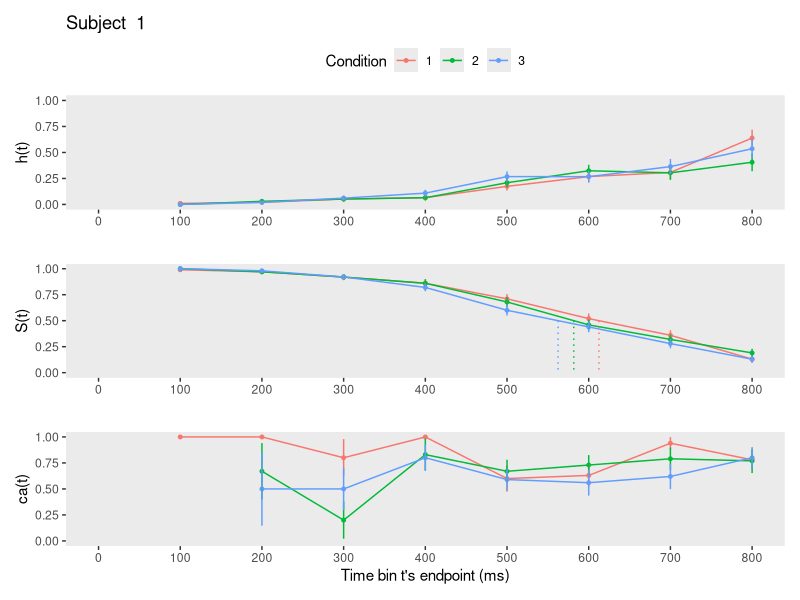
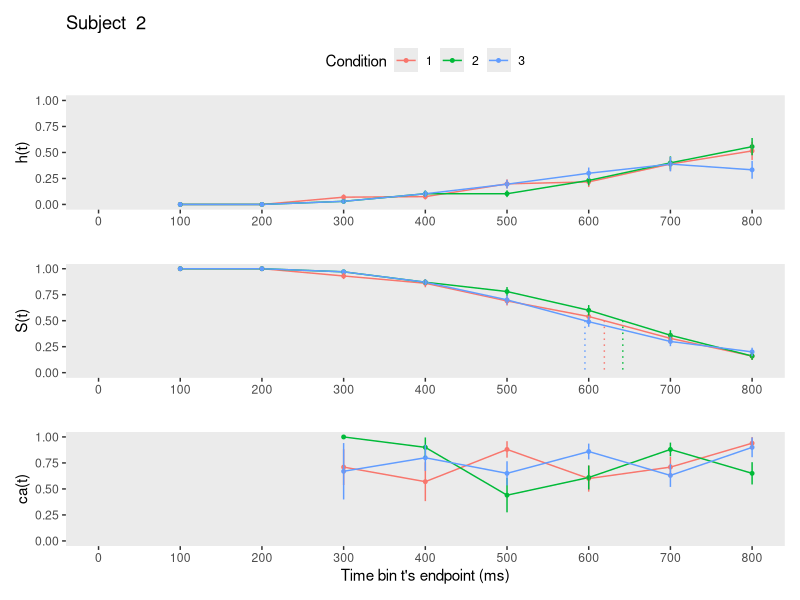
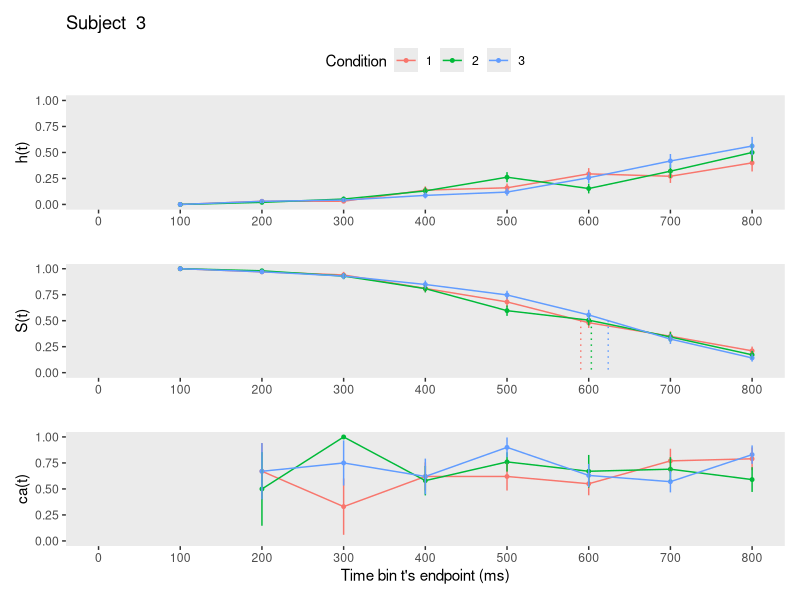
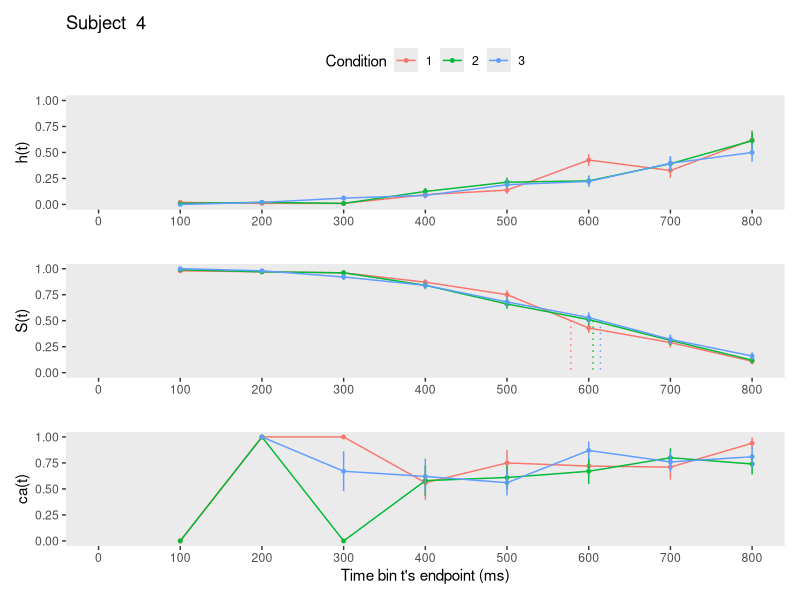
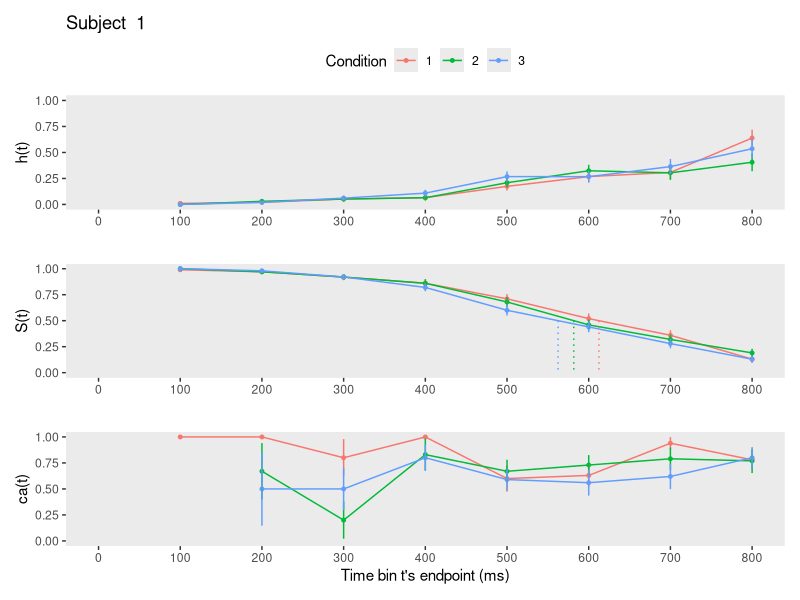
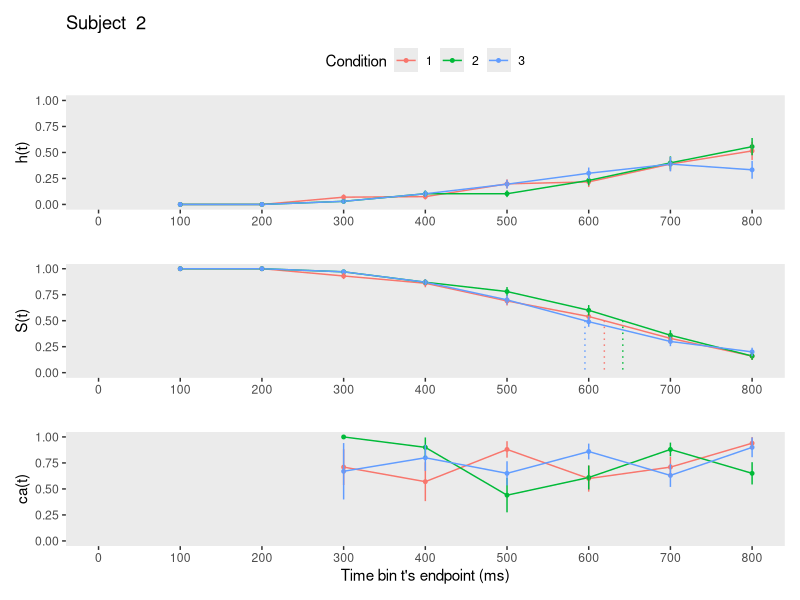
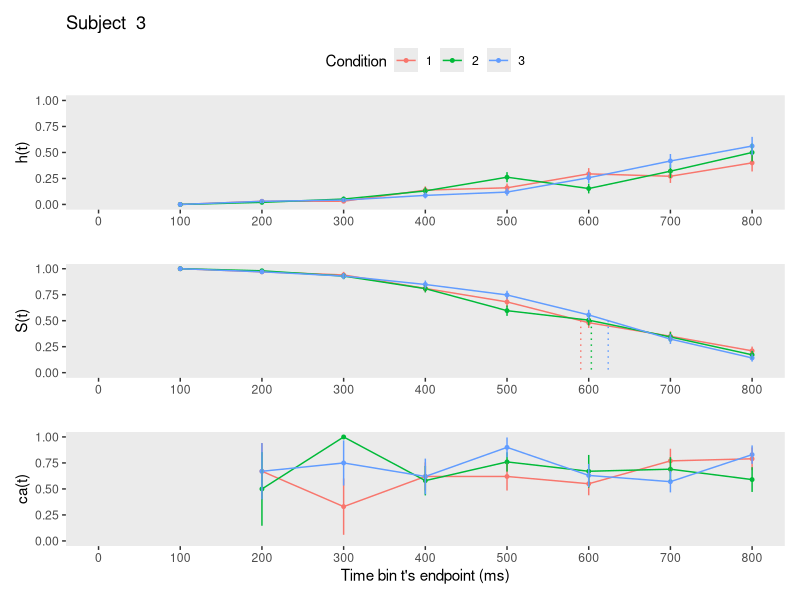
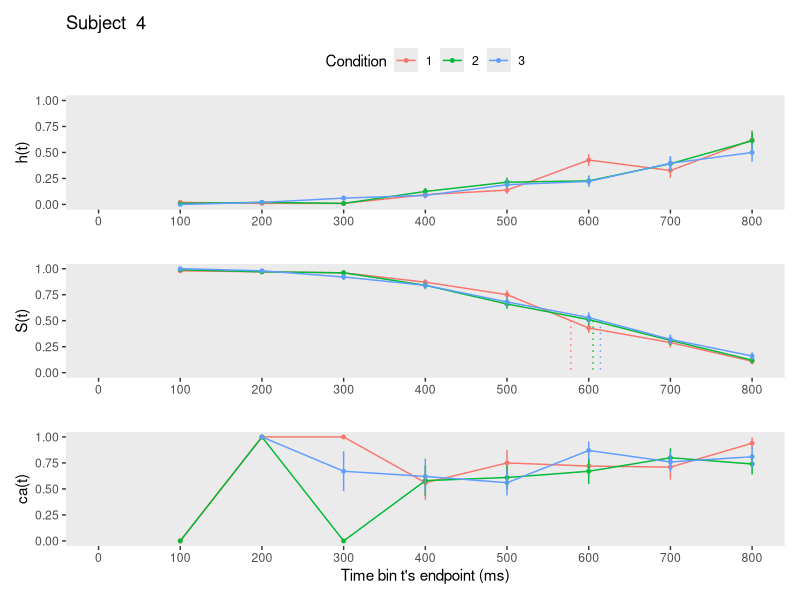

Here is the R script that generated these plots, in order: (Note: this script raises an error after producing the figures.)
## ---- chunk 1
knitr::opts_chunk$set(echo = TRUE)
## ---- chunk 2
library(tidyverse) # data wrangling
library(patchwork) # combine figures
library(pracma)    # to Reshape() matrices
#(flextable) # create tables 
## ---- chunk 3
set.seed(1276)
Tr_pCond = 100 # trials per condition
N_sub = 4    # number of subjects
N_cond = 3   # number of conditions per subject
N_total = N_sub*N_cond*Tr_pCond

data <- tibble(
  pid   = rep(1:N_sub,each=N_cond*Tr_pCond),
  trial = as.integer(Reshape( replicate(N_sub,sample(1:(N_cond*Tr_pCond))),N_total,1)),
  condition = rep(rep(1:N_cond,each=Tr_pCond), N_sub),
  RT = as.double(Reshape(replicate(N_sub*N_cond,rnorm(Tr_pCond, 600, 200)),N_total,1)) %>% round(digits=2),
  acc = as.double(Reshape(replicate(N_sub*N_cond,(sample(c(0,1), size=Tr_pCond,replace=T,            
                                                  prob=c(.3,.7)))),N_total,1))) %>%
      arrange(pid,trial) %>%
      mutate(RT = ifelse(RT<0,0.001,RT), # instead of filtering to keep all rows
             condition=factor(condition,levels=c(1:N_cond)))

print.data.frame(data, max=50)
## ---- chunk 4
data_nested <- data %>% group_nest(pid)
## ---- chunk 5
define_censoring_dRT <- function(df, timeout, bin_width){
  if(!(timeout %% bin_width == 0)){
    return("The censoring time must be a multiple of the bin width!")
  }
  df %>% mutate(right_censored = 0,
                RT2 = ifelse(RT > timeout, timeout, RT) %>% round(digits=2),
                right_censored = ifelse(RT2 == timeout,1,right_censored),
                dRT = ceiling(RT2/bin_width),
                cens_time = timeout, bin_width = bin_width)
}
## ---- chunk 6
setup_person_trial_bin <- function(df){
  df %>% uncount(weights = dRT) %>% 
         group_by(trial) %>% 
         mutate(period = 1:n()) %>% 
         mutate(event = if_else(period == max(period) & right_censored == 0, 1, 0)) %>% 
         ungroup()
}
## ---- chunk 7
setup_lifetable <- function(ptb){
  ptb %>% mutate(event = str_c("event", event)) %>%
          group_by(condition,period) %>% 
          count(event) %>% 
          ungroup() %>% 
          pivot_wider(names_from = event,
                      values_from = n) %>% 
          mutate(event0 = ifelse(is.na(event0),0,event0), # replace NA with 0
                 event1 = ifelse(is.na(event1),0,event1),
                 risk_set = event0 + event1) %>% # define the risk set
          mutate(hazard = (event1 / risk_set) %>% round(digits = 3)) %>% # calculate hazard estimate
          mutate(se_haz = sqrt((hazard * (1 - hazard)) / risk_set) %>% round(digits = 3)) %>% # se hazard
          group_by(condition) %>%
          mutate(survival = (cumprod(1-hazard)) %>% round(digits = 4), # calculate survival estimate
                 term     = cumsum(hazard / (risk_set * (1 - hazard))) %>% round(digits = 3),
                 se_surv  = (survival * sqrt(term)) %>% round(digits = 5)  ) %>% # Greenwood's (1926) approximation
          ungroup() 
}
## ---- chunk 8
calc_conditionalaccuracy <- function(df){
  df %>% filter(right_censored==0) %>%
         group_by(condition,dRT,cens_time,bin_width) %>%
         summarize(ca = mean(acc) %>% round(digits = 2),
                   n = n(),
                   .groups = 'drop') %>%
         ungroup() %>%
         mutate(period = dRT,
                se_ca = sqrt((ca * (1-ca)) / n) %>% round(digits = 3)) %>%
         select(-dRT)
}
## ---- chunk 9
join_lifetable_ca <- function(df1,df2){df1 %>% left_join(df2, join_by(condition,period))}
## ---- chunk 10
extract_median_period <- function(df){
  above_pct50 <- df %>% 
      group_by(condition) %>%
      filter(survival > .5) %>% 
      slice(n()) # take last row
  below_pct50 <- df %>% 
      group_by(condition) %>%
      filter(survival < .5) %>% 
      slice(1) # take first row
  # pull period above
  period_above <- pull(above_pct50, period)
  # pull survivor function values
  survival_above <- pull(above_pct50, survival)
  survival_below <- pull(below_pct50, survival)
  # estimate median by interpolation
  median_period <- period_above+((survival_above-.5)/(survival_above-survival_below))*((period_above+1)-period_above)
}
## ---- chunk 11
plot_eha <- function(df,subj){
  library(patchwork)
  cutoff <- df %>% pull(cens_time) %>% max(na.rm=T)
  binsize <- df %>% pull(bin_width) %>% max(na.rm=T)
  median_period <- extract_median_period(df)
  n_conditions <- nlevels(df$condition)
  data_median <- c()
  for(i in 1:n_conditions){
    data_median <- append(data_median, c(median_period[i], median_period[i]))
  }
  data_medians <- tibble(period= data_median,
                         survival = rep(c(.5, 0),n_conditions),
                         condition = rep(1:n_conditions, each=2))
  
p1 <- df %>% ggplot(aes(x=period, color=condition, group=condition)) +
  geom_line(aes(y=hazard)) +
  geom_point(aes(y=hazard), size=1) + labs(color="Condition") +
  geom_linerange(aes(ymin=hazard-se_haz, ymax=hazard+se_haz), show.legend = F) +
  scale_x_continuous(breaks = c(0,1:(cutoff/binsize)), labels=c(0,1:(cutoff/binsize)*binsize),
                     limits = c(0,cutoff/binsize)) +
  scale_y_continuous(limits = c(0,1)) +
  labs(x="", y="h(t)", title = paste("Subject ", subj)) +
  theme(legend.background = element_rect(fill = "transparent"),
        panel.grid = element_blank(),
        legend.position = "top")

p2 <-df %>%
  ggplot(aes(x=period, color=condition, group=condition)) +
  geom_line(aes(y=survival), show.legend = F) +
  geom_point(aes(y=survival), size=1, show.legend = F) +
  geom_linerange(aes(ymin=survival-se_surv, ymax=survival+se_surv), show.legend = F) +
  # add medians
  geom_path(aes(x=period, y=survival, color=factor(condition)),
            data = data_medians, 
            linetype = 3, show.legend = F) +
  scale_x_continuous(breaks = c(0,1:(cutoff/binsize)), labels=c(0,1:(cutoff/binsize)*binsize),
                     limits=c(0,cutoff/binsize)) +
  scale_y_continuous(limits = c(0,1)) +
  labs(x="", y="S(t)",
       colour="Condition") +
  theme(panel.grid = element_blank())

p3 <-df %>%
  ggplot(aes(x=period, color=condition, group=condition)) +
  geom_line(aes(y=ca), show.legend = F) +
  geom_point(aes(y=ca), size=1, show.legend = F) +
  geom_linerange(aes(ymin=ca-se_ca, ymax=ca+se_ca), show.legend = F) +
  scale_x_continuous(breaks = c(0,1:(cutoff/binsize)), labels=c(0,1:(cutoff/binsize)*binsize),
                     limits=c(0,cutoff/binsize)) +
  scale_y_continuous(limits = c(0,1)) +
  labs(x="Time bin t's endpoint (ms)", y="ca(t)",
       colour="Condition") +
  theme(panel.grid = element_blank())

p1/p2/p3
}
## ---- chunk 12
data_final <- data_nested %>% 
                     mutate(censored  = map(data, define_censoring_dRT, 800, 100)) %>%       # user input: censoring time, and bin width
                     mutate(ptb_data  = map(censored, setup_person_trial_bin)) %>%           # create person-trial-bin dataset
                     mutate(lifetable = map(ptb_data, setup_lifetable)) %>%                  # create life tables without ca
                     mutate(condacc   = map(censored, calc_conditionalaccuracy)) %>%         # calculate ca
                     mutate(lifetable_ca = map2(lifetable, condacc, join_lifetable_ca)) %>%  # create life tables with ca
                     mutate(plot      = map2(.x = lifetable_ca, .y = pid, plot_eha))         # create plots of info in life tables
## ---- chunk 13
# view original data for subject 1:
print.data.frame(data_final[[2]][[1]], max=60)

# view person-trial-bin data set for subject 1:
print.data.frame(data_final[[4]][[1]], max=160) 

# view lifetables for each condition for subject 1
print.data.frame(data_final[[7]][[1]], max=300)
## ---- chunk 14
# save as pdf
map2(paste0("figures/figure_for_subject", data_final$pid, ".pdf"), data_final$plot, ggsave)

# save as png
map2(paste0("figures/figure_for_subject", data_final$pid, ".png"), data_final$plot, ggsave, width = 8, height = 5, dpi = 600)
## ---- chunk 15
tbl <- data_final[[7]][[1]] %>% 
  filter(condition==1) %>% 
  select(period,risk_set,hazard,se_haz,survival,se_surv,ca, se_ca)

knitr::kable(as.matrix(tbl),"simple", align = "lrcccccc", digits=c(0,0,2,4,2,4,2,4))
# TODO: add row for time zero
## ---- chunk 16
input_modeling_hazard <- data_final %>% 
                        select(pid, ptb_data) %>%  unnest(ptb_data) %>%
                        select(pid,trial,condition,period,event)

# save in folder data
write_csv(input_modeling_hazard, file="data/inputfile_hazard_modeling.csv")
## ---- chunk 17
input_ca_modeling <- data_final %>%
                    select(pid, censored) %>% unnest(censored) %>%
                    filter(right_censored == 0) %>% # only keep uncensored trials
                    select(pid, trial, condition, acc, dRT)

# save in folder data
write_csv(input_ca_modeling, file="data/inputfile_ca_modeling.csv")
## ---- chunk 18
LL <-map(data_final$lifetable_ca, extract_median_period)
binsize <- data_final$censored[[1]] %>% pull(bin_width) %>% max(na.rm=T)
modify_depth(LL,1,~.x*binsize)
